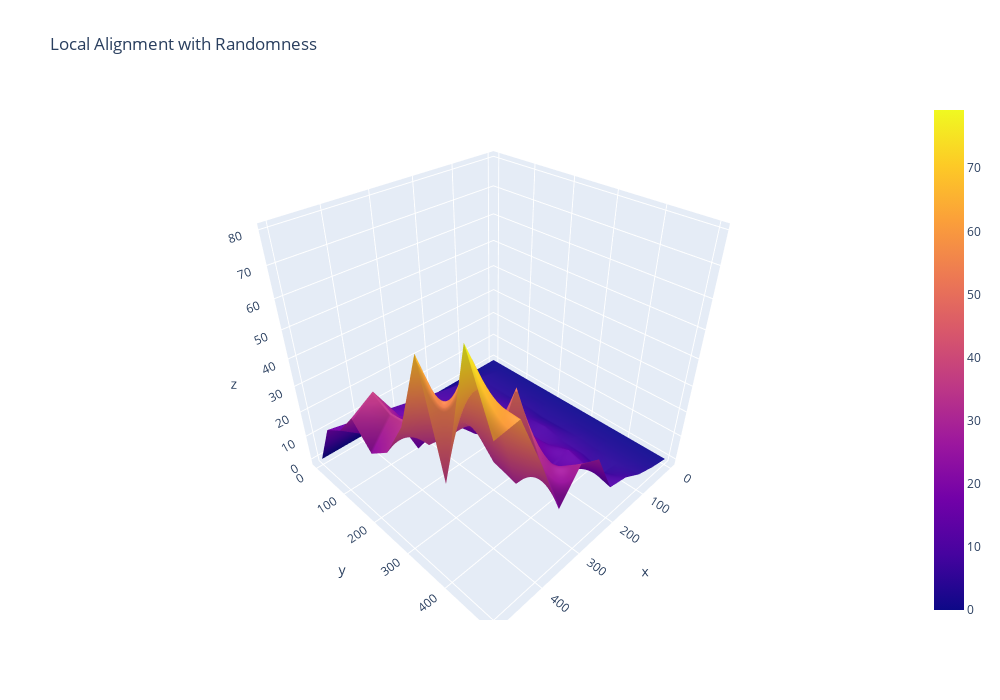

Here is the notebook cell this chart was saved with:
### Markdown cell above
Como é possível observar, os picos de tempo de execução não estão presentes nos 3 gráficos ao mesmo tempo. Isto é um indicativo de que possívelmente não é um problema de código em si. Uma possibilidade é que isso seja um problema com o tempo limite do uso da thread alocada para o processo, ou seja, o tempo de uso da thread acaba durante a execução do programa e este é então alocado a outra thread, consequentemente, aumentando o tempo de execução.

### Algoritmo Local

### Code cell
fig = go.Figure(go.Surface(
    x = x,
    y = y,
    z = resultados["random"]))
fig.update_layout(
    title={
        'text': "Local Alignment with Randomness"},
        width=1000,
        height=700
)

fig.show()

### Figure 1 — Plotly figure (JSON) as saved in the notebook; plotly's stock layout.template omitted (floating-point values rounded to 4 significant figures)
{"data": [{"type": "surface", "x": [0, 50, 100, 150, 200, 250, 300, 350, 400, 450, 500], "y": [0, 50, 100, 150, 200, 250, 300, 350, 400, 450, 500], "z": [[0, 0, 0, 0, 0, 0, 0, 0, 0, 0, 0], [0, 1.848, 3.569, 5.319, 7.024, 8.796, 10.5, 12.34, 13.98, 15.73, 17.53], [0, 1.839, 3.567, 6.276, 8.332, 10.93, 12.45, 15.56, 15.99, 15.83, 22.3], [0, 1.839, 3.673, 7.548, 10.91, 11.78, 12.85, 16.57, 23.22, 36.79, 31.78], [0, 1.833, 4.341, 8.108, 11.39, 15.83, 14.23, 17.64, 15.2, 33.74, 23.8], [0, 1.847, 3.586, 8.378, 13.91, 10.94, 15.98, 29.67, 38.07, 34.45, 29.51], [0, 1.837, 4.028, 9.106, 10.41, 23.79, 20.27, 42.15, 30.89, 32.27, 43.37], [0, 1.84, 4.614, 7.687, 11.69, 19.86, 29.42, 29.46, 39.87, 45.22, 68.99], [0, 1.847, 4.151, 7.485, 14.56, 12.95, 23.88, 51.27, 31.68, 67.94, 35.48], [0, 1.862, 4.049, 5.302, 12.69, 17.79, 24.48, 33.84, 29.64, 60.5, 79.22], [0, 1.844, 4.394, 8.81, 10.56, 27.13, 30.96, 20.31, 41.54, 60.35, 59.37]]}], "layout": {"height": 700, "title": {"text": "Local Alignment with Randomness"}, "width": 1000}}
